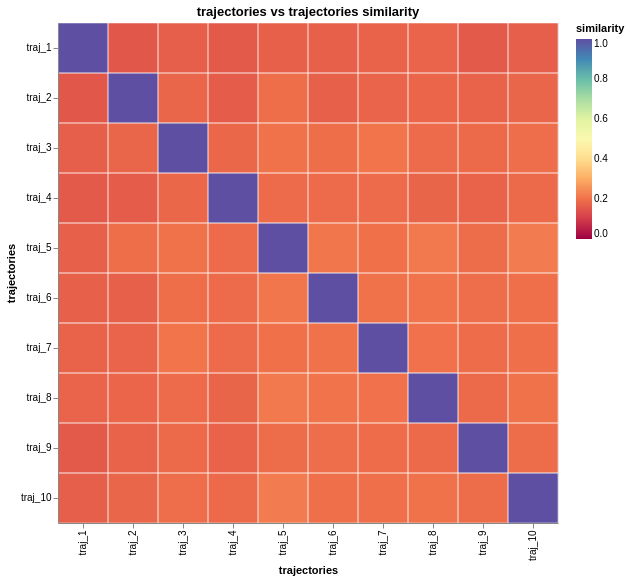

Notebook code for this chart:
### Code cell
df4 = data.similarities["traj_traj_ntr"]
plot_heatmap(df4, "trajectories")

### Figure 1 — Vega-Lite specification as saved in the notebook (floating-point values rounded to 4 significant figures)
{"config": {"view": {"continuousWidth": 300, "continuousHeight": 300}}, "layer": [{"mark": {"type": "rect"}, "encoding": {"color": {"field": "similarity", "legend": {"title": "similarity"}, "scale": {"domain": [0, 1], "scheme": "spectral"}, "type": "quantitative"}, "x": {"field": "index", "sort": null, "title": "trajectories", "type": "nominal"}, "y": {"field": "variable", "sort": null, "title": "trajectories", "type": "nominal"}}, "title": "trajectories vs trajectories similarity"}, {"mark": {"type": "rect", "fill": "transparent", "stroke": "white", "strokeWidth": 0.5}, "encoding": {"tooltip": [{"field": "index", "title": "gene x", "type": "nominal"}, {"field": "variable", "title": "gene y", "type": "nominal"}, {"field": "similarity", "format": ".3f", "title": "similarity", "type": "quantitative"}], "x": {"field": "index", "sort": null, "type": "nominal"}, "y": {"field": "variable", "sort": null, "type": "nominal"}}, "title": "trajectories vs trajectories similarity"}], "data": {"name": "data-321a037bb302c9d9d8120f100ca540b9"}, "height": {"step": 50}, "width": {"step": 50}, "$schema": "https://vega.github.io/schema/vega-lite/v6.1.0.json", "datasets": {"data-321a037bb302c9d9d8120f100ca540b9": [{"index": "traj_1", "variable": "traj_1", "similarity": 1.0}, {"index": "traj_2", "variable": "traj_1", "similarity": 0.1532}, {"index": "traj_3", "variable": "traj_1", "similarity": 0.1678}, {"index": "traj_4", "variable": "traj_1", "similarity": 0.1585}, {"index": "traj_5", "variable": "traj_1", "similarity": 0.1703}, {"index": "traj_6", "variable": "traj_1", "similarity": 0.1709}, {"index": "traj_7", "variable": "traj_1", "similarity": 0.1755}, {"index": "traj_8", "variable": "traj_1", "similarity": 0.1776}, {"index": "traj_9", "variable": "traj_1", "similarity": 0.1585}, {"index": "traj_10", "variable": "traj_1", "similarity": 0.1669}, {"index": "traj_1", "variable": "traj_2", "similarity": 0.1532}, {"index": "traj_2", "variable": "traj_2", "similarity": 1.0}, {"index": "traj_3", "variable": "traj_2", "similarity": 0.1811}, {"index": "traj_4", "variable": "traj_2", "similarity": 0.1644}, {"index": "traj_5", "variable": "traj_2", "similarity": 0.1952}, {"index": "traj_6", "variable": "traj_2", "similarity": 0.1697}, {"index": "traj_7", "variable": "traj_2", "similarity": 0.1775}, {"index": "traj_8", "variable": "traj_2", "similarity": 0.1791}, {"index": "traj_9", "variable": "traj_2", "similarity": 0.1749}, {"index": "traj_10", "variable": "traj_2", "similarity": 0.1804}, {"index": "traj_1", "variable": "traj_3", "similarity": 0.1678}, {"index": "traj_2", "variable": "traj_3", "similarity": 0.1811}, {"index": "traj_3", "variable": "traj_3", "similarity": 1.0}, {"index": "traj_4", "variable": "traj_3", "similarity": 0.1831}, {"index": "traj_5", "variable": "traj_3", "similarity": 0.2039}, {"index": "traj_6", "variable": "traj_3", "similarity": 0.1963}, {"index": "traj_7", "variable": "traj_3", "similarity": 0.2059}, {"index": "traj_8", "variable": "traj_3", "similarity": 0.1898}, {"index": "traj_9", "variable": "traj_3", "similarity": 0.188}, {"index": "traj_10", "variable": "traj_3", "similarity": 0.1935}, {"index": "traj_1", "variable": "traj_4", "similarity": 0.1585}, {"index": "traj_2", "variable": "traj_4", "similarity": 0.1644}, {"index": "traj_3", "variable": "traj_4", "similarity": 0.1831}, {"index": "traj_4", "variable": "traj_4", "similarity": 1.0}, {"index": "traj_5", "variable": "traj_4", "similarity": 0.1903}, {"index": "traj_6", "variable": "traj_4", "similarity": 0.1895}, {"index": "traj_7", "variable": "traj_4", "similarity": 0.1906}, {"index": "traj_8", "variable": "traj_4", "similarity": 0.1789}, {"index": "traj_9", "variable": "traj_4", "similarity": 0.1747}, {"index": "traj_10", "variable": "traj_4", "similarity": 0.1867}, {"index": "traj_1", "variable": "traj_5", "similarity": 0.1703}, {"index": "traj_2", "variable": "traj_5", "similarity": 0.1952}, {"index": "traj_3", "variable": "traj_5", "similarity": 0.2039}, {"index": "traj_4", "variable": "traj_5", "similarity": 0.1903}, {"index": "traj_5", "variable": "traj_5", "similarity": 1.0}, {"index": "traj_6", "variable": "traj_5", "similarity": 0.2096}, {"index": "traj_7", "variable": "traj_5", "similarity": 0.2003}, {"index": "traj_8", "variable": "traj_5", "similarity": 0.213}, {"index": "traj_9", "variable": "traj_5", "similarity": 0.1919}, {"index": "traj_10", "variable": "traj_5", "similarity": 0.2186}, {"index": "traj_1", "variable": "traj_6", "similarity": 0.1709}, {"index": "traj_2", "variable": "traj_6", "similarity": 0.1697}, {"index": "traj_3", "variable": "traj_6", "similarity": 0.1963}, {"index": "traj_4", "variable": "traj_6", "similarity": 0.1895}, {"index": "traj_5", "variable": "traj_6", "similarity": 0.2096}, {"index": "traj_6", "variable": "traj_6", "similarity": 1.0}, {"index": "traj_7", "variable": "traj_6", "similarity": 0.204}, {"index": "traj_8", "variable": "traj_6", "similarity": 0.2053}, {"index": "traj_9", "variable": "traj_6", "similarity": 0.1936}, {"index": "traj_10", "variable": "traj_6", "similarity": 0.1978}, {"index": "traj_1", "variable": "traj_7", "similarity": 0.1755}, {"index": "traj_2", "variable": "traj_7", "similarity": 0.1775}, {"index": "traj_3", "variable": "traj_7", "similarity": 0.2059}, {"index": "traj_4", "variable": "traj_7", "similarity": 0.1906}, {"index": "traj_5", "variable": "traj_7", "similarity": 0.2003}, {"index": "traj_6", "variable": "traj_7", "similarity": 0.204}, {"index": "traj_7", "variable": "traj_7", "similarity": 1.0}, {"index": "traj_8", "variable": "traj_7", "similarity": 0.2022}, {"index": "traj_9", "variable": "traj_7", "similarity": 0.1926}, {"index": "traj_10", "variable": "traj_7", "similarity": 0.1978}, {"index": "traj_1", "variable": "traj_8", "similarity": 0.1776}, {"index": "traj_2", "variable": "traj_8", "similarity": 0.1791}, {"index": "traj_3", "variable": "traj_8", "similarity": 0.1898}, {"index": "traj_4", "variable": "traj_8", "similarity": 0.1789}, {"index": "traj_5", "variable": "traj_8", "similarity": 0.213}, {"index": "traj_6", "variable": "traj_8", "similarity": 0.2053}, {"index": "traj_7", "variable": "traj_8", "similarity": 0.2022}, {"index": "traj_8", "variable": "traj_8", "similarity": 1.0}, {"index": "traj_9", "variable": "traj_8", "similarity": 0.1872}, {"index": "traj_10", "variable": "traj_8", "similarity": 0.2034}, {"index": "traj_1", "variable": "traj_9", "similarity": 0.1585}, {"index": "traj_2", "variable": "traj_9", "similarity": 0.1749}, {"index": "traj_3", "variable": "traj_9", "similarity": 0.188}, {"index": "traj_4", "variable": "traj_9", "similarity": 0.1747}, {"index": "traj_5", "variable": "traj_9", "similarity": 0.1919}, {"index": "traj_6", "variable": "traj_9", "similarity": 0.1936}, {"index": "traj_7", "variable": "traj_9", "similarity": 0.1926}, {"index": "traj_8", "variable": "traj_9", "similarity": 0.1872}, {"index": "traj_9", "variable": "traj_9", "similarity": 1.0}, {"index": "traj_10", "variable": "traj_9", "similarity": 0.1917}, {"index": "traj_1", "variable": "traj_10", "similarity": 0.1669}, {"index": "traj_2", "variable": "traj_10", "similarity": 0.1804}, {"index": "traj_3", "variable": "traj_10", "similarity": 0.1935}, {"index": "traj_4", "variable": "traj_10", "similarity": 0.1867}, {"index": "traj_5", "variable": "traj_10", "similarity": 0.2186}, {"index": "traj_6", "variable": "traj_10", "similarity": 0.1978}, {"index": "traj_7", "variable": "traj_10", "similarity": 0.1978}, {"index": "traj_8", "variable": "traj_10", "similarity": 0.2034}, {"index": "traj_9", "variable": "traj_10", "similarity": 0.1917}, {"index": "traj_10", "variable": "traj_10", "similarity": 1.0}]}}
